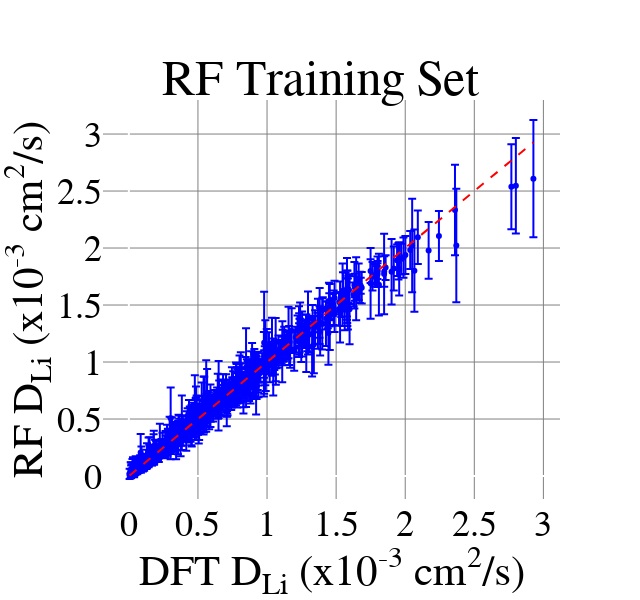

Notebook code for this chart:
### Code cell
import plotly.graph_objects as go

# Create a parity plot using Plotly
fig_parity = go.Figure()

fig_parity.add_trace(go.Scatter(
    x=results_df_train_sorted['diff_coeff_mul_thousand'],
    y=results_df_train_sorted['mean_prediction'],
    error_y=dict(type='data', array=results_df_train_sorted['std_dev_prediction'], visible=True),
    mode='markers',
    marker=dict(color='blue'),
    text=results_df_train_sorted['formula'],  # Add formula names for hover information
    hoverinfo='text+x+y'
))

# Add a line y=x for reference
fig_parity.add_trace(go.Scatter(
    x=[min(results_df_train_sorted['diff_coeff_mul_thousand']), max(results_df_train_sorted['diff_coeff_mul_thousand'])],
    y=[min(results_df_train_sorted['diff_coeff_mul_thousand']), max(results_df_train_sorted['diff_coeff_mul_thousand'])],
    mode='lines',
    line=dict(color='red', dash='dash'),
    showlegend=False
))

fig_parity.update_layout(
    font=dict(family="Arial", size=36, color="black"),
    title=dict(text='RF Training Set', x=0.5, y=0.9),
    xaxis_title='DFT D<sub>Li</sub> (x10<sup>-3</sup> cm<sup>2</sup>/s)',
    yaxis_title='RF D<sub>Li</sub> (x10<sup>-3</sup> cm<sup>2</sup>/s)',
    showlegend=False,
    width=640,  # Set figure width
    height=600 ,  # Set figure height
    paper_bgcolor='rgba(0,0,0,0)',  # Set paper (figure) background to transparent
    plot_bgcolor='rgba(0,0,0,0)',  # Set plot background to transparent    
    xaxis=dict(gridcolor='gray'),  # Set x-axis grid lines to gray
    yaxis=dict(gridcolor='gray')   # Set y-axis grid lines to gray    
)

fig_parity.write_html("parity_plot_random_forest.html")
fig_parity.write_image("parity_plot_random_forest.pdf")
fig_parity.show()

### Figure 1 — Plotly figure (JSON) as saved in the notebook; plotly's stock layout.template omitted (floating-point values rounded to 4 significant figures; data arrays with more than 128 entries replaced by an {"elided": "..."} marker saying what was removed)
{"data": [{"error_y": {"array": {"elided": "673 float values"}, "type": "data", "visible": true}, "hoverinfo": "text+x+y", "marker": {"color": "blue"}, "mode": "markers", "text": {"elided": "673 str values"}, "type": "scatter", "x": {"elided": "673 float values"}, "y": {"elided": "673 float values"}}, {"line": {"color": "red", "dash": "dash"}, "mode": "lines", "showlegend": false, "type": "scatter", "x": [0.005344, 2.928], "y": [0.005344, 2.928]}], "layout": {"font": {"color": "black", "family": "Arial", "size": 36}, "height": 600, "paper_bgcolor": "rgba(0,0,0,0)", "plot_bgcolor": "rgba(0,0,0,0)", "showlegend": false, "title": {"text": "RF Training Set", "x": 0.5, "y": 0.9}, "width": 640, "xaxis": {"gridcolor": "gray", "title": {"text": "DFT D<sub>Li</sub> (x10<sup>-3</sup> cm<sup>2</sup>/s)"}}, "yaxis": {"gridcolor": "gray", "title": {"text": "RF D<sub>Li</sub> (x10<sup>-3</sup> cm<sup>2</sup>/s)"}}}}
